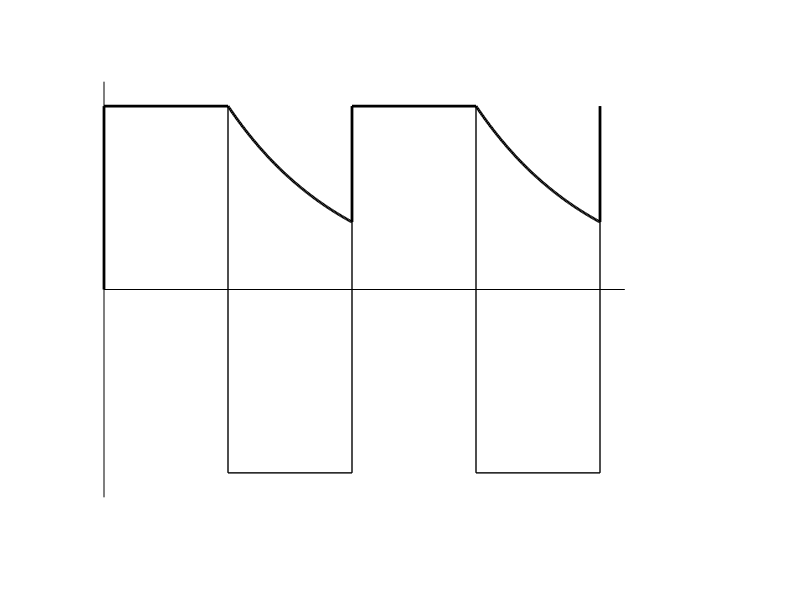
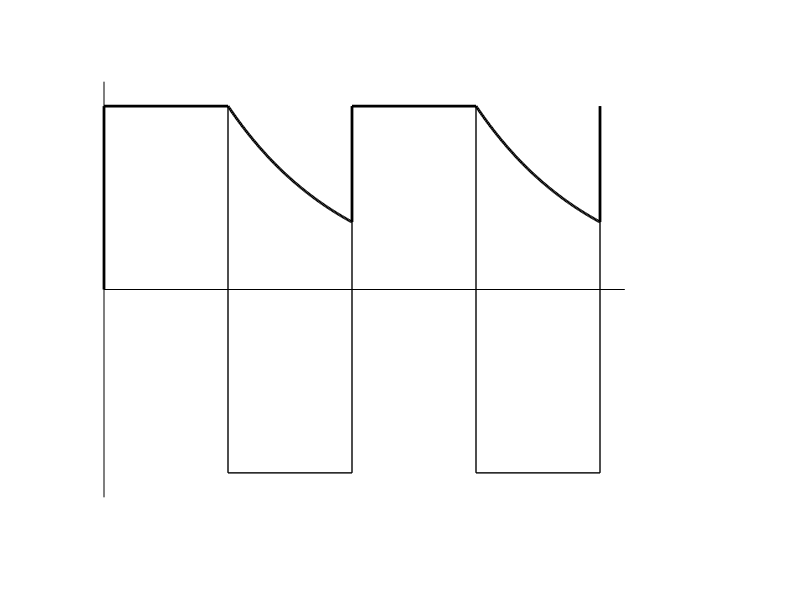

Write MATLAB code to recreate these figures, in order.
#half wave rectifier square wave input's output waveshape

clf
hold on

plot([0,1],[15,15],"color","black","linewidth",1)
plot([1,2],[-15,-15],"color","black","linewidth",1)
plot([2,3],[15,15],"color","black","linewidth",1)
plot([3,4],[-15,-15],"color","black","linewidth",1)

plot([1,1],[15,-15],"color","black","linewidth",1)
plot([2,2],[15,-15],"color","black","linewidth",1)
plot([3,3],[15,-15],"color","black","linewidth",1)
plot([4,4],[15,-15],"color","black","linewidth",1)

plot([0,0],[0,15],"color","black","linewidth",2)
plot([0,1],[15,15],"color","black","linewidth",2)
plot([2,2],[15,15.*e.^(-1)],"color","black","linewidth",2)

plot([2,3],[15,15],"color","black","linewidth",2)
plot([4,4],[15,15.*e.^(-1)],"color","black","linewidth",2)


t=1:0.01:2;
plot(t,15.*e.^(-(t-1)),"color","black","linewidth",2)

t=3:0.01:4;
plot(t,15.*e.^(-(t-3)),"color","black","linewidth",2)


plot([0,4.2],[0,0],"color","black")
plot([0,0],[17,-17],"color","black")

axis off
grid off


print -demf halfWaveRectifierSquareInput.emf
print -deps halfWaveRectifierSquareInput.eps
